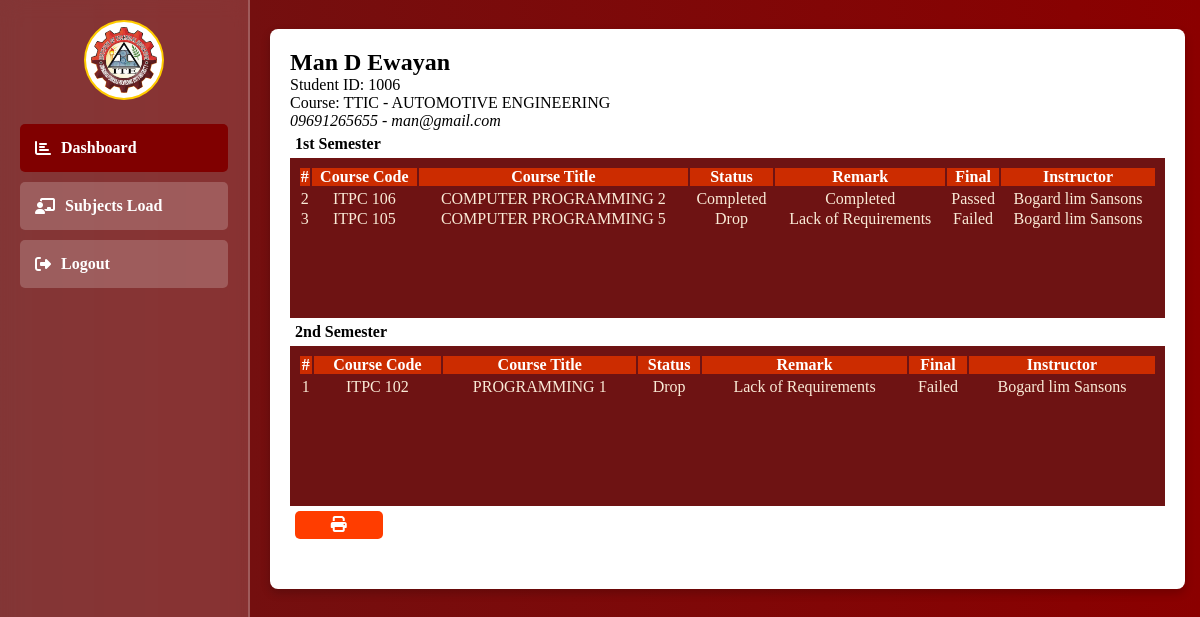
The page /student (signed in) on the database as committed earlier.
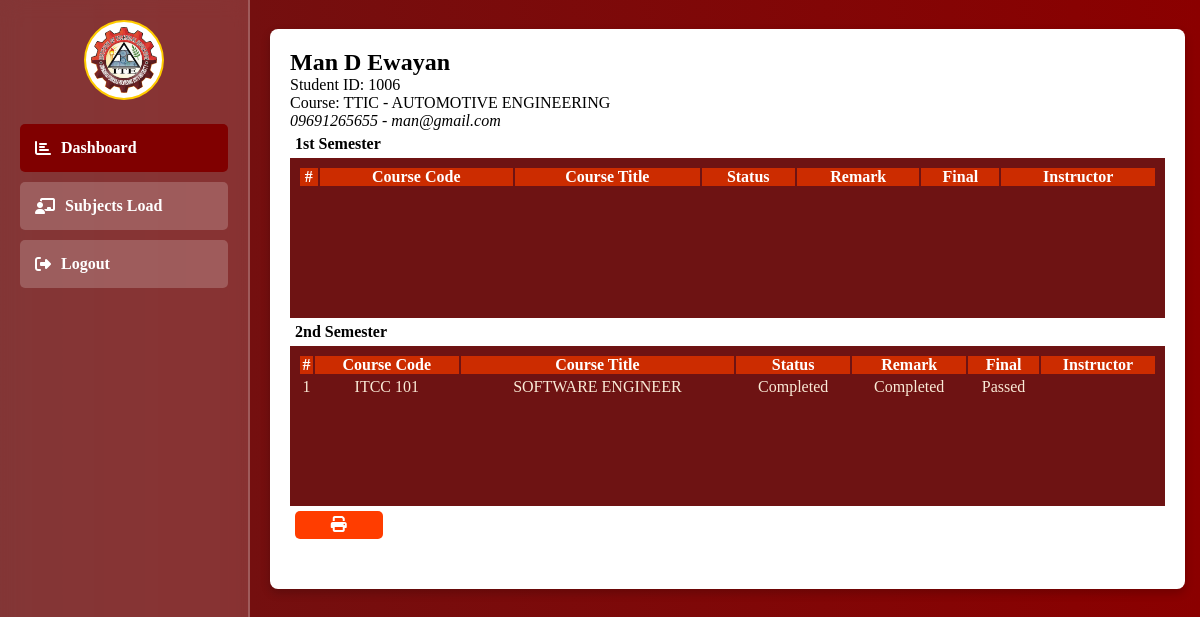
The same page on the database as committed later.
### tables this page shows
CREATE TABLE `students` (
  `id` int(11) NOT NULL,
  `student_code` varchar(100) DEFAULT NULL,
  `fname` varchar(100) NOT NULL,
  `mname` varchar(100) NOT NULL,
  `lname` varchar(100) NOT NULL,
  `profile` varchar(255) NOT NULL,
  `school_year` varchar(100) NOT NULL,
  `program` varchar(100) NOT NULL,
  `course` varchar(100) NOT NULL,
  `contact` varchar(20) NOT NULL,
  `email` varchar(100) NOT NULL,
  `verify` varchar(50) NOT NULL
);

CREATE TABLE `student_with_subjects` (
  `id` int(11) NOT NULL,
  `student_id` int(11) NOT NULL,
  `teacher_id` int(100) NOT NULL,
  `semester` int(11) NOT NULL,
  `program_id` varchar(10) NOT NULL,
  `school_year` varchar(100) NOT NULL,
  `subject_code` varchar(100) NOT NULL,
  `subject_name` varchar(100) NOT NULL,
  `teacher_name` varchar(100) NOT NULL,
  `grade` int(11) NOT NULL,
  `status` varchar(100) NOT NULL,
  `remark` varchar(100) NOT NULL,
  `final` varchar(100) NOT NULL,
  `created_at` datetime NOT NULL DEFAULT current_timestamp()
);

### student/student_function.php (called while the page is built, shortened)
<?php
include "../db_connect.php";
function getMyId($id)
{
    global $pdo;
    $id = intval($id);
    try {
        $sql = "SELECT s.*,
        CONCAT(s.lname, ' ', s.mname, ' ', s.fname) AS student_name
        FROM students s WHERE id = ?";
        $stmt = $pdo->prepare($sql);
        $stmt->execute([$id]);
        return $stmt->fetch();
    } catch (PDOException $e) {
        echo 'Error: ' . $e->getMessage();
        return [];
    }
}
function getSubject2($id)
{
    global $pdo;
    $sql = "SELECT * FROM student_with_subjects WHERE student_id = ?";
    try {
        $stmt = $pdo->prepare($sql);
        $stmt->execute([$id]);
        return $stmt->fetchAll();
    } catch (PDOException $e) {
        echo 'Error: ' . $e->getMessage();
        return [];
    }
}
function getTeacherById($id)
{
    global $pdo;
    try {
        $stmt = $pdo->prepare(" SELECT id, CONCAT(lname, ' ',mname, ' ',fname) AS teacher_name FROM teachers WHERE id = ? ");
        $stmt->execute([$id]);
        return $stmt->fetch(PDO::FETCH_ASSOC);
    } catch (PDOException $e) {
        error_log("Database Error: " . $e->getMessage());
        return [];
    }
}
?>

### student/index.php (the view, shortened to what this page needs)
<?php
include "../db_connect.php";
include "./student_function.php";
$student_id = $_SESSION['student_id'];
?>
<!DOCTYPE html>
<html lang="en">
<head>
    <link rel="stylesheet" href="https://cdnjs.cloudflare.com/ajax/libs/font-awesome/6.2.0/css/all.css">
</head>
<body>
    <div class="sidebar">
        <div class="profile-info">
            <img src="../images/ITE.png" alt="Profile Icon" class="profile-icon">
        </div>
        <div class="sidebar-item" style="background-color: maroon;">
            <a href="./index.php"> <i class="fas fa-chart-bar"></i>Dashboard</a>
        </div>
        <div class="sidebar-item">
            <a href="./subject_load.php"><i class="fas fa-chalkboard-teacher"></i> Subjects Load </a>
        </div>
        <div class="sidebar-item">
            <a href="./logout.php"><i class="fas fa-sign-out-alt"></i> Logout</a>
        </div>
    </div>
    <div class="content">
        <div class="dashboard-container">
            <?php $student = getMyId($student_id) ?>
            <?php if ($student) { ?>
                <div class="modal">
                    <div class="modal-content">
                        <h2 id="programTitle"><?php echo htmlspecialchars($student['student_name']) ?></h2>
                        <span id="sy">Student ID: <?php echo $student['student_code']; ?></span><br>
                        <span id="course">Course: <?php echo $student['program']; ?> -
                            <?php echo $student['course']; ?></span><br>
                        <span id="course"><i><?php echo $student['contact']; ?> -
                                <?php echo $student['email']; ?></i></span>
                    <?php } ?>
                    <p class="semester">1st Semester</p>
                    <div class="table_content" style="text-align:center;">
                        <table>
                            <tr>
                                <th>#</th>
                                <th>Course Code</th>
                                <th>Course Title</th>
                                <th>Status</th>
                                <th>Remark</th>
                                <th>Final</th>
                                <th>Instructor</th>
                            </tr>
                            <tbody id="subjectList1">
                                <tr class="programRow">
                                    <?php $subject = getSubject2($student_id) ?>
                                    <?php foreach ($subject as $index => $row) { ?>
                                        <?php if ($row['semester'] == 1) { ?>
                                        <tr>
                                            <td><?php echo $index + 1; ?></td>
                                            <td><?php echo $row['subject_code']; ?></td>
                                            <td><?php echo $row['subject_name']; ?></td>
                                            <td><?php echo $row['status']; ?></td>
                                            <td><?php echo $row['remark']; ?></td>
                                            <td><?php echo $row['final']; ?></td>
                                            <?php $teacher = getTeacherById($row['teacher_id']); ?>
                                            <td><?php echo $teacher['teacher_name']; ?></td>
                                        </tr>
                                    <?php }
                                    } ?>
                                </tr>
                            </tbody>
                        </table>
                    </div>
                    <p class="semester">2nd Semester</p>
                    <div class="table_content" style="text-align:center;">
                        <table>
                            <tr>
                                <th>#</th>
                                <th>Course Code</th>
                                <th>Course Title</th>
                                <th>Status</th>
                                <th>Remark</th>
                                <th>Final</th>
                                <th>Instructor</th>
                            </tr>
                            <tbody id="subjectList2">
                                <tr class="programRow">
                                    <?php $subject = getSubject2($student_id) ?>
                                    <?php foreach ($subject as $index => $row) { ?>
                                        <?php if ($row['semester'] == 2) { ?>
                                        <tr>
                                            <td><?php echo $index + 1; ?></td>
                                            <td><?php echo $row['subject_code']; ?></td>
                                            <td><?php echo $row['subject_name']; ?></td>
                                            <td><?php echo $row['status']; ?></td>
                                            <td><?php echo $row['remark']; ?></td>
                                            <td><?php echo $row['final']; ?></td>
                                            <?php $teacher = getTeacherById($row['teacher_id']); ?>
                                            <td><?php echo $teacher['teacher_name']; ?></td>
                                        </tr>
                                    <?php }
                                    } ?>
                                </tr>
                            </tbody>
                        </table>
                    </div>
                    <div
                        style="padding: 5px; background-color: #ff3d00; width: 10%; margin: 5px; border-radius: 5px; text-align: center; ">
                        <a style="color: #FFFFFF;" href="http://" target="_blank" rel="noopener noreferrer"><i
                                class="fa fa-print"></i></a>
                    </div>
                </div>
            </div>
        </div>
</body>
</html>

### student/index.php (style rules this page uses)
* { margin: 0; padding: 0; box-sizing: border-box; font-family: 'Georgia', serif; }
body { background: linear-gradient(to right, #6E1313, #8B0000); background-size: cover; display: flex; }
.sidebar { width: 250px; height: 100vh; background: rgba(255, 255, 255, 0.15); backdrop-filter: blur(10px); padding: 20px; position: fixed; left: 0; top: 0; overflow-y: auto; border-right: 2px solid rgba(255, 255, 255, 0.2); }
.sidebar .profile-info { text-align: center; margin-bottom: 20px; }
.sidebar .profile-icon { width: 80px; border-radius: 50%; background: white; padding: 5px; border: 2px solid #ffcc00; }
.sidebar-item { padding: 15px; margin: 10px 0; background: rgba(255, 255, 255, 0.2); border-radius: 5px; font-size: 16px; }
.sidebar-item a { color: #FFFFFF; text-decoration: none; display: flex; align-items: center; font-weight: bold; }
.sidebar-item a i { margin-right: 10px; }
.content { margin-left: 250px; padding: 20px; width: calc(100% - 245px); }
.dashboard-container { display: flex; flex-wrap: wrap; justify-content: center; gap: 15px; }
.modal { width: 100rem; height: auto; }
.modal-content { background-color: white; height: 35rem; margin: 1% auto; padding: 20px; border-radius: 8px; text-align: left; box-shadow: 0px 4px 10px rgba(0, 0, 0, 0.2); }
.modal table { width: 100%; padding: .5rem; border: 1px solidrgb(122, 122, 122) }
.modal th { background-color: #cc2c00; color: #FFFFFF; }
.table_content { height: 10rem; background-color: #6E1313; overflow: hidden; overflow-y: scroll; color: antiquewhite; }
.semester { font-size: 1rem; font-weight: bold; margin: 5px; }

Rows that differ between the two databases and show on the page:
removed student_with_subjects: subject_code "ITPC 106", subject_name "COMPUTER PROGRAMMING 2", status "Completed", remark "Completed", final "Passed", teacher_name "Bogard lim Sansons", shown under "Man D Ewayan"
removed student_with_subjects: subject_code "ITPC 105", subject_name "COMPUTER PROGRAMMING 5", status "Drop", remark "Lack of Requirements", final "Failed", teacher_name "Bogard lim Sansons", shown under "Man D Ewayan"
removed student_with_subjects: subject_code "ITPC 102", subject_name "PROGRAMMING 1", status "Drop", remark "Lack of Requirements", final "Failed", teacher_name "Bogard lim Sansons"
added student_with_subjects: subject_code "ITCC 101", subject_name "SOFTWARE ENGINEER", status "Completed", remark "Completed", final "Passed", shown under "Man D Ewayan"
